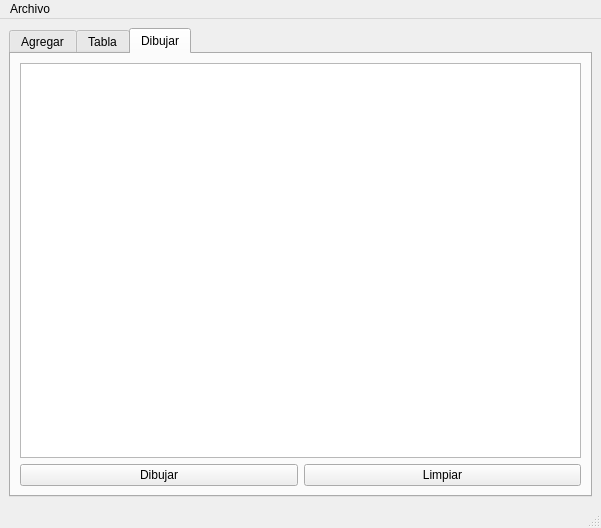
<?xml version="1.0" encoding="UTF-8"?>
<ui version="4.0">
 <class>MainWindow</class>
 <widget class="QMainWindow" name="MainWindow">
  <property name="geometry">
   <rect>
    <x>0</x>
    <y>0</y>
    <width>601</width>
    <height>485</height>
   </rect>
  </property>
  <property name="windowTitle">
   <string>MainWindow</string>
  </property>
  <widget class="QWidget" name="centralwidget">
   <layout class="QGridLayout" name="gridLayout_4">
    <item row="0" column="0">
     <widget class="QTabWidget" name="tabWidget">
      <property name="currentIndex">
       <number>2</number>
      </property>
      <widget class="QWidget" name="tab">
       <attribute name="title">
        <string>Agregar</string>
       </attribute>
       <layout class="QGridLayout" name="gridLayout_3">
        <item row="0" column="0">
         <widget class="QGroupBox" name="groupBox">
          <property name="enabled">
           <bool>true</bool>
          </property>
          <property name="sizePolicy">
           <sizepolicy hsizetype="MinimumExpanding" vsizetype="Preferred">
            <horstretch>0</horstretch>
            <verstretch>0</verstretch>
           </sizepolicy>
          </property>
          <property name="autoFillBackground">
           <bool>true</bool>
          </property>
          <property name="title">
           <string>Partículas</string>
          </property>
          <layout class="QGridLayout" name="gridLayout_2">
           <item row="1" column="2" colspan="2">
            <widget class="QSpinBox" name="origenx_spinBox">
             <property name="maximum">
              <number>500</number>
             </property>
            </widget>
           </item>
           <item row="0" column="0">
            <widget class="QLabel" name="label">
             <property name="text">
              <string>Id:</string>
             </property>
            </widget>
           </item>
           <item row="4" column="0" colspan="2">
            <widget class="QLabel" name="label_4">
             <property name="text">
              <string>Destino x:</string>
             </property>
            </widget>
           </item>
           <item row="3" column="0" colspan="2">
            <widget class="QLabel" name="label_3">
             <property name="text">
              <string>Origen en y: </string>
             </property>
            </widget>
           </item>
           <item row="8" column="0" colspan="4">
            <widget class="QPushButton" name="agregar_inicio_pushButton">
             <property name="text">
              <string>Agregar Inicio</string>
             </property>
            </widget>
           </item>
           <item row="5" column="2" colspan="2">
            <widget class="QSpinBox" name="destinoy_spinBox">
             <property name="maximum">
              <number>500</number>
             </property>
            </widget>
           </item>
           <item row="5" column="0" colspan="2">
            <widget class="QLabel" name="label_5">
             <property name="text">
              <string>Destino y:</string>
             </property>
            </widget>
           </item>
           <item row="4" column="2" colspan="2">
            <widget class="QSpinBox" name="destinox_spinBox">
             <property name="maximum">
              <number>500</number>
             </property>
            </widget>
           </item>
           <item row="6" column="0" colspan="2">
            <widget class="QLabel" name="label_6">
             <property name="text">
              <string>Velocidad: </string>
             </property>
            </widget>
           </item>
           <item row="3" column="2" colspan="2">
            <widget class="QSpinBox" name="origeny_spinBox">
             <property name="maximum">
              <number>500</number>
             </property>
            </widget>
           </item>
           <item row="6" column="2" colspan="2">
            <widget class="QSpinBox" name="velocidad_spinBox">
             <property name="maximum">
              <number>99999</number>
             </property>
            </widget>
           </item>
           <item row="10" column="0" colspan="4">
            <widget class="QPushButton" name="mostrar_pushButton">
             <property name="autoFillBackground">
              <bool>false</bool>
             </property>
             <property name="text">
              <string>Mostrar</string>
             </property>
            </widget>
           </item>
           <item row="9" column="0" colspan="4">
            <widget class="QPushButton" name="agregar_final_pushButton">
             <property name="text">
              <string>Agregar Final</string>
             </property>
            </widget>
           </item>
           <item row="7" column="0" colspan="4">
            <widget class="QGroupBox" name="groupBox_2">
             <property name="enabled">
              <bool>true</bool>
             </property>
             <property name="sizePolicy">
              <sizepolicy hsizetype="Minimum" vsizetype="Preferred">
               <horstretch>0</horstretch>
               <verstretch>0</verstretch>
              </sizepolicy>
             </property>
             <property name="title">
              <string>Colores (rgb):</string>
             </property>
             <layout class="QGridLayout" name="gridLayout">
              <item row="3" column="1">
               <widget class="QSpinBox" name="blue_spinBox">
                <property name="maximum">
                 <number>255</number>
                </property>
               </widget>
              </item>
              <item row="3" column="0">
               <widget class="QLabel" name="label_10">
                <property name="text">
                 <string>Blue:</string>
                </property>
                <property name="alignment">
                 <set>Qt::AlignRight|Qt::AlignTrailing|Qt::AlignVCenter</set>
                </property>
               </widget>
              </item>
              <item row="2" column="1">
               <widget class="QSpinBox" name="green_spinBox">
                <property name="maximum">
                 <number>255</number>
                </property>
               </widget>
              </item>
              <item row="0" column="1">
               <widget class="QSpinBox" name="red_spinBox">
                <property name="maximum">
                 <number>255</number>
                </property>
               </widget>
              </item>
              <item row="2" column="0">
               <widget class="QLabel" name="label_9">
                <property name="text">
                 <string>Green:</string>
                </property>
                <property name="alignment">
                 <set>Qt::AlignRight|Qt::AlignTrailing|Qt::AlignVCenter</set>
                </property>
               </widget>
              </item>
              <item row="0" column="0">
               <widget class="QLabel" name="label_8">
                <property name="layoutDirection">
                 <enum>Qt::LeftToRight</enum>
                </property>
                <property name="autoFillBackground">
                 <bool>false</bool>
                </property>
                <property name="frameShadow">
                 <enum>QFrame::Plain</enum>
                </property>
                <property name="text">
                 <string>Red: </string>
                </property>
                <property name="alignment">
                 <set>Qt::AlignRight|Qt::AlignTrailing|Qt::AlignVCenter</set>
                </property>
               </widget>
              </item>
             </layout>
            </widget>
           </item>
           <item row="1" column="0" colspan="2">
            <widget class="QLabel" name="label_2">
             <property name="text">
              <string>Origen en x: </string>
             </property>
            </widget>
           </item>
           <item row="0" column="2" colspan="2">
            <widget class="QSpinBox" name="id_spinBox">
             <property name="mouseTracking">
              <bool>false</bool>
             </property>
             <property name="tabletTracking">
              <bool>false</bool>
             </property>
             <property name="focusPolicy">
              <enum>Qt::WheelFocus</enum>
             </property>
             <property name="acceptDrops">
              <bool>false</bool>
             </property>
             <property name="layoutDirection">
              <enum>Qt::LeftToRight</enum>
             </property>
             <property name="autoFillBackground">
              <bool>false</bool>
             </property>
             <property name="wrapping">
              <bool>false</bool>
             </property>
             <property name="minimum">
              <number>0</number>
             </property>
             <property name="maximum">
              <number>99999</number>
             </property>
             <property name="displayIntegerBase">
              <number>10</number>
             </property>
            </widget>
           </item>
          </layout>
         </widget>
        </item>
        <item row="0" column="1">
         <widget class="QPlainTextEdit" name="salida">
          <property name="enabled">
           <bool>true</bool>
          </property>
          <property name="sizePolicy">
           <sizepolicy hsizetype="MinimumExpanding" vsizetype="Expanding">
            <horstretch>0</horstretch>
            <verstretch>0</verstretch>
           </sizepolicy>
          </property>
          <property name="font">
           <font>
            <pointsize>12</pointsize>
           </font>
          </property>
          <property name="toolTipDuration">
           <number>-1</number>
          </property>
          <property name="layoutDirection">
           <enum>Qt::LeftToRight</enum>
          </property>
         </widget>
        </item>
       </layout>
      </widget>
      <widget class="QWidget" name="tab_2">
       <attribute name="title">
        <string>Tabla</string>
       </attribute>
       <layout class="QGridLayout" name="gridLayout_5">
        <item row="0" column="0" colspan="3">
         <widget class="QTableWidget" name="table"/>
        </item>
        <item row="1" column="0">
         <widget class="QLineEdit" name="buscar_lineEdit">
          <property name="placeholderText">
           <string>id partícula</string>
          </property>
         </widget>
        </item>
        <item row="1" column="1">
         <widget class="QPushButton" name="buscar_pushButton">
          <property name="text">
           <string>Buscar</string>
          </property>
         </widget>
        </item>
        <item row="1" column="2">
         <widget class="QPushButton" name="mostrar_tabla_pushButton">
          <property name="text">
           <string>Mostrar</string>
          </property>
         </widget>
        </item>
       </layout>
      </widget>
      <widget class="QWidget" name="tab_3">
       <attribute name="title">
        <string>Dibujar</string>
       </attribute>
       <layout class="QGridLayout" name="gridLayout_6">
        <item row="0" column="0" colspan="2">
         <widget class="QGraphicsView" name="graphicsView"/>
        </item>
        <item row="1" column="0">
         <widget class="QPushButton" name="draw_pushButton">
          <property name="text">
           <string>Dibujar</string>
          </property>
         </widget>
        </item>
        <item row="1" column="1">
         <widget class="QPushButton" name="clear_pushButton">
          <property name="text">
           <string>Limpiar</string>
          </property>
         </widget>
        </item>
       </layout>
      </widget>
     </widget>
    </item>
   </layout>
  </widget>
  <widget class="QMenuBar" name="menubar">
   <property name="geometry">
    <rect>
     <x>0</x>
     <y>0</y>
     <width>601</width>
     <height>21</height>
    </rect>
   </property>
   <widget class="QMenu" name="menuArchivo">
    <property name="title">
     <string>Archivo</string>
    </property>
    <addaction name="separator"/>
    <addaction name="actionAbrir"/>
    <addaction name="actionGuardar"/>
   </widget>
   <addaction name="menuArchivo"/>
  </widget>
  <widget class="QStatusBar" name="statusbar"/>
  <action name="actionAbrir">
   <property name="text">
    <string>Abrir</string>
   </property>
   <property name="font">
    <font/>
   </property>
   <property name="shortcut">
    <string>Ctrl+O</string>
   </property>
   <property name="shortcutContext">
    <enum>Qt::WindowShortcut</enum>
   </property>
  </action>
  <action name="actionGuardar">
   <property name="text">
    <string>Guardar</string>
   </property>
   <property name="shortcut">
    <string>Ctrl+S</string>
   </property>
  </action>
 </widget>
 <tabstops>
  <tabstop>id_spinBox</tabstop>
  <tabstop>origenx_spinBox</tabstop>
  <tabstop>origeny_spinBox</tabstop>
  <tabstop>destinox_spinBox</tabstop>
  <tabstop>destinoy_spinBox</tabstop>
  <tabstop>velocidad_spinBox</tabstop>
  <tabstop>red_spinBox</tabstop>
  <tabstop>green_spinBox</tabstop>
  <tabstop>blue_spinBox</tabstop>
  <tabstop>agregar_inicio_pushButton</tabstop>
  <tabstop>agregar_final_pushButton</tabstop>
  <tabstop>mostrar_pushButton</tabstop>
  <tabstop>salida</tabstop>
 </tabstops>
 <resources/>
 <connections/>
</ui>
